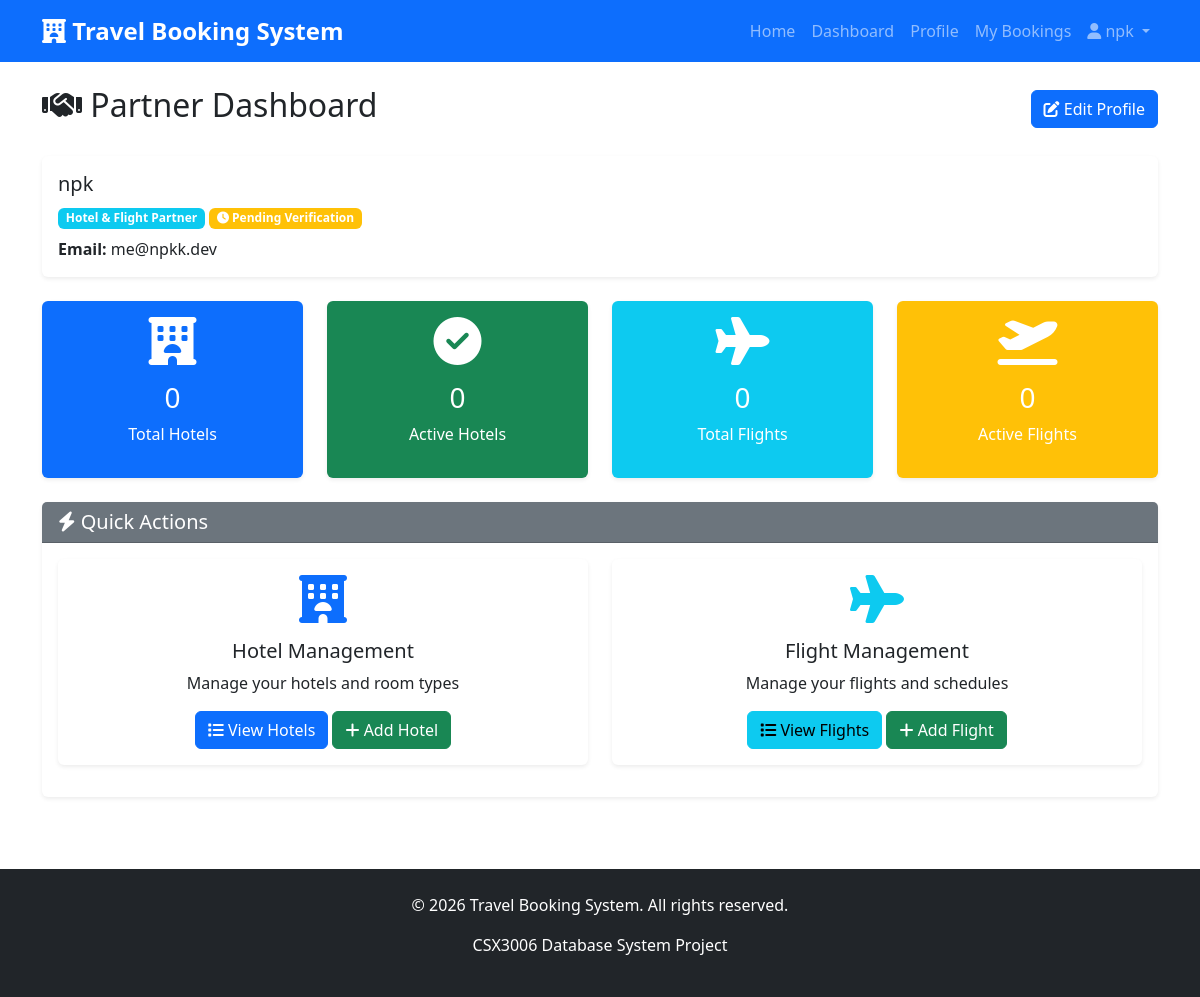
The page /partners/dashboard/ (signed in) on the database its author committed.
### accounts/models.py (models this page shows, shortened)
class User(AbstractUser):
    ROLE_CHOICES = [
        ('customer', 'Customer'),
        ('partner', 'Partner Admin'),
        ('admin', 'System Admin'),
    ]
    role = models.CharField(
        max_length=20,
        choices=ROLE_CHOICES,
        default='customer',
        help_text='User role in the system'
    )
    email = models.EmailField(
        unique=True,
        help_text='Email address (must be unique)'
    )
    phone = models.CharField(
        max_length=15,
        blank=True,
        null=True,
        help_text='Contact phone number'
    )
    created_at = models.DateTimeField(auto_now_add=True)
    updated_at = models.DateTimeField(auto_now=True)
    class Meta:
        verbose_name = 'User'
        verbose_name_plural = 'Users'
        ordering = ['-created_at']

### partners/models.py (models this page shows, shortened)
class Partner(models.Model):
    PARTNER_TYPE_CHOICES = [
        ('hotel', 'Hotel Partner'),
        ('flight', 'Flight Partner'),
        ('both', 'Hotel & Flight Partner'),
    ]
    user = models.OneToOneField(
        User,
        on_delete=models.CASCADE,
        related_name='partner_profile',
        limit_choices_to={'role': 'partner'}
    )
    name = models.CharField(
        max_length=255,
        help_text='Company/Business name'
    )
    partner_type = models.CharField(
        max_length=20,
        choices=PARTNER_TYPE_CHOICES,
        default='both',
        help_text='Type of partner'
    )
    description = models.TextField(
        blank=True,
        null=True,
        help_text='Partner description'
    )
    logo = models.ImageField(
        upload_to='partners/logos/',
        blank=True,
        null=True
    )
    website = models.URLField(
        blank=True,
        null=True
    )
    contact_email = models.EmailField()
    contact_phone = models.CharField(
        max_length=15,
        blank=True,
        null=True
    )
    is_verified = models.BooleanField(
        default=False,
        help_text='Whether the partner is verified by admin'
    )
    created_at = models.DateTimeField(auto_now_add=True)
    updated_at = models.DateTimeField(auto_now=True)
    class Meta:
        verbose_name = 'Partner'
        verbose_name_plural = 'Partners'
        ordering = ['-created_at']

### partners/views.py (the view)
# urls.py: path('dashboard/', views.partner_dashboard, name='partner_dashboard'),
@login_required
@partner_required
def partner_dashboard(request):
    partner, created = Partner.objects.get_or_create(
        user=request.user,
        defaults={
            'name': request.user.username,
            'contact_email': request.user.email,
        }
    )
    context = {
        'partner': partner,
        'total_hotels': partner.hotels.count(),
        'active_hotels': partner.hotels.filter(is_active=True).count(),
        'total_flights': partner.flights.count(),
        'active_flights': partner.flights.filter(is_active=True).count(),
    }
    return render(request, 'partners/dashboard.html', context)

### templates/partners/dashboard.html (shortened to what this page needs)
{% extends 'base.html' %}
{% block content %}
<div class="container">
    <div class="d-flex justify-content-between align-items-center mb-4">
        <h2><i class="fas fa-handshake"></i> Partner Dashboard</h2>
        <a href="{% url 'partners:partner_profile' %}" class="btn btn-primary">
            <i class="fas fa-edit"></i> Edit Profile
        </a>
    </div>
    <div class="row mb-4">
        <div class="col-md-12">
            <div class="card">
                <div class="card-body">
                    <h5>{{ partner.name }}</h5>
                    <p class="mb-2">
                        <span class="badge bg-info">{{ partner.get_partner_type_display }}</span>
                        {% if partner.is_verified %}
                            <span class="badge bg-success"><i class="fas fa-check-circle"></i> Verified</span>
                        {% else %}
                            <span class="badge bg-warning"><i class="fas fa-clock"></i> Pending Verification</span>
                        {% endif %}
                    </p>
                    <p class="mb-0"><strong>Email:</strong> {{ partner.contact_email }}</p>
                </div>
            </div>
        </div>
    </div>
    <div class="row mb-4">
        <div class="col-md-3">
            <div class="card bg-primary text-white">
                <div class="card-body text-center">
                    <i class="fas fa-hotel fa-3x mb-3"></i>
                    <h3>{{ total_hotels }}</h3>
                    <p>Total Hotels</p>
                </div>
            </div>
        </div>
        <div class="col-md-3">
            <div class="card bg-success text-white">
                <div class="card-body text-center">
                    <i class="fas fa-check-circle fa-3x mb-3"></i>
                    <h3>{{ active_hotels }}</h3>
                    <p>Active Hotels</p>
                </div>
            </div>
        </div>
        <div class="col-md-3">
            <div class="card bg-info text-white">
                <div class="card-body text-center">
                    <i class="fas fa-plane fa-3x mb-3"></i>
                    <h3>{{ total_flights }}</h3>
                    <p>Total Flights</p>
                </div>
            </div>
        </div>
        <div class="col-md-3">
            <div class="card bg-warning text-white">
                <div class="card-body text-center">
                    <i class="fas fa-plane-departure fa-3x mb-3"></i>
                    <h3>{{ active_flights }}</h3>
                    <p>Active Flights</p>
                </div>
            </div>
        </div>
    </div>
    <div class="row">
        <div class="col-md-12">
            <div class="card">
                <div class="card-header bg-secondary text-white">
                    <h5 class="mb-0"><i class="fas fa-bolt"></i> Quick Actions</h5>
                </div>
                <div class="card-body">
                    <div class="row">
                        <div class="col-md-6 mb-3">
                            <div class="card h-100">
                                <div class="card-body text-center">
                                    <i class="fas fa-hotel fa-3x text-primary mb-3"></i>
                                    <h5>Hotel Management</h5>
                                    <p>Manage your hotels and room types</p>
                                    <a href="{% url 'partners:hotel_list' %}" class="btn btn-primary">
                                        <i class="fas fa-list"></i> View Hotels
                                    </a>
                                    <a href="{% url 'partners:hotel_create' %}" class="btn btn-success">
                                        <i class="fas fa-plus"></i> Add Hotel
                                    </a>
                                </div>
                            </div>
                        </div>
                        <div class="col-md-6 mb-3">
                            <div class="card h-100">
                                <div class="card-body text-center">
                                    <i class="fas fa-plane fa-3x text-info mb-3"></i>
                                    <h5>Flight Management</h5>
                                    <p>Manage your flights and schedules</p>
                                    <a href="{% url 'partners:flight_list' %}" class="btn btn-info">
                                        <i class="fas fa-list"></i> View Flights
                                    </a>
                                    <a href="{% url 'partners:flight_create' %}" class="btn btn-success">
                                        <i class="fas fa-plus"></i> Add Flight
                                    </a>
                                </div>
                            </div>
                        </div>
                    </div>
                </div>
            </div>
        </div>
    </div>
</div>
{% endblock %}

### templates/base.html (shortened to what this page needs)
<!DOCTYPE html>
<html lang="en">
<head>
    <link href="https://cdn.jsdelivr.net/npm/bootstrap@5.3.0/dist/css/bootstrap.min.css" rel="stylesheet">
    <link rel="stylesheet" href="https://cdnjs.cloudflare.com/ajax/libs/font-awesome/6.4.0/css/all.min.css">
    {% load static %}
    <link rel="stylesheet" href="{% static 'css/style.css' %}">
</head>
<body>
    <nav class="navbar navbar-expand-lg navbar-dark bg-primary">
        <div class="container">
            <a class="navbar-brand" href="{% url 'home' %}">
                <i class="fas fa-hotel"></i> Travel Booking System
            </a>
            <div class="collapse navbar-collapse" id="navbarNav">
                <ul class="navbar-nav ms-auto">
                    <li class="nav-item">
                        <a class="nav-link" href="{% url 'home' %}">Home</a>
                    </li>
                    {% if user.is_authenticated %}
                        <li class="nav-item">
                            <a class="nav-link" href="{% url 'accounts:dashboard' %}">Dashboard</a>
                        </li>
                        <li class="nav-item">
                            <a class="nav-link" href="{% url 'accounts:profile' %}">Profile</a>
                        </li>
                        <li class="nav-item">
                            <a class="nav-link" href="{% url 'bookings:my_bookings' %}">My Bookings</a>
                        </li>
                        <li class="nav-item dropdown">
                            <a class="nav-link dropdown-toggle" href="#" id="userDropdown"
                               role="button" data-bs-toggle="dropdown">
                                <i class="fas fa-user"></i> {{ user.get_full_name|default:user.username }}
                            </a>
                        </li>
                    {% endif %}
                </ul>
            </div>
        </div>
    </nav>
    <main class="py-4">
        {% block content %}{% endblock %}
    </main>
    <footer class="bg-dark text-white mt-5 py-4">
        <div class="container text-center">
            <p>&copy; 2026 Travel Booking System. All rights reserved.</p>
            <p>CSX3006 Database System Project</p>
        </div>
    </footer>
</body>
</html>

### static/css/style.css (style rules this page uses)
:root { --primary-color: #0d6efd; --secondary-color: #6c757d; --success-color: #198754; --danger-color: #dc3545; --warning-color: #ffc107; --info-color: #0dcaf0; }
body { font-family: 'Segoe UI', Tahoma, Geneva, Verdana, sans-serif; min-height: 100vh; display: flex; flex-direction: column; }
main { flex: 1; }
.card { transition: transform 0.2s; border: none; box-shadow: 0 0.125rem 0.25rem rgba(0,0,0,0.075); }
.btn { transition: all 0.3s; }
footer { margin-top: auto; }
.navbar-brand { font-weight: bold; font-size: 1.5rem; }

### rows shown on the page
User: get_full_name "npk"
Partner: name "npk", partner_type "Hotel & Flight Partner", contact_email "me@npkk.dev"

### other values the page prints
{{ total_hotels }} "0"
{{ active_hotels }} "0"
{{ total_flights }} "0"
{{ active_flights }} "0"
